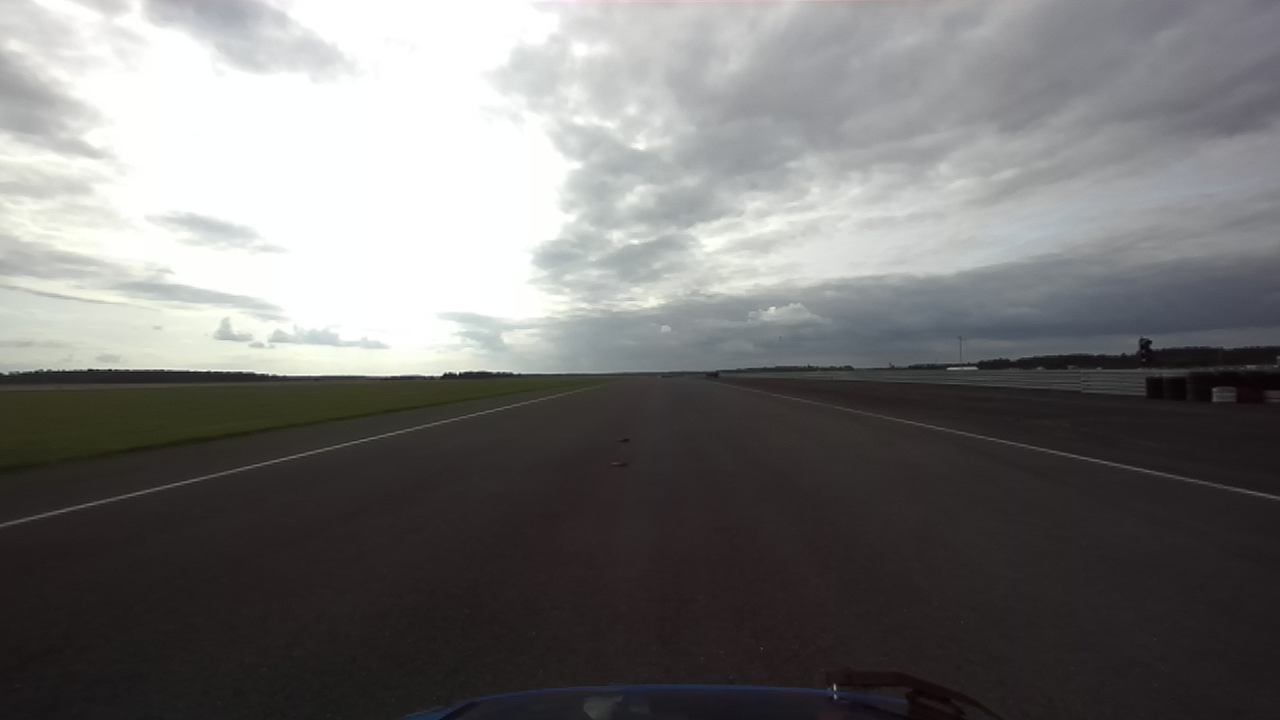
#> input picture calibration_setup/left_20250611_162917.png, 1280 x 720 px, found by its file name
$ python path_calibration.py
#> lines starting #> are read from the running program, lines starting #| are printed output that depends on the picture
import cv2
import matplotlib.pyplot as plt
import numpy as np


def eye_bird_view(img, mtx, dist, src, d):
    ysize = img.shape[0]
    xsize = img.shape[1]

    undist = undistort(img, mtx, dist)

    dst = np.float32([
        (xsize - d, 0),
        (d, 0),
        (d, ysize),
        (xsize - d, ysize)
    ])

    warped, M, invM = warp_image(undist, (xsize, ysize), src, dst)
    return warped


def load_camera_calib1(sim=False):
    print(f'SIMULATION FLAG IS {sim}')
    if not sim:
     # ――― ZED 2i  (LEFT_CAM_HD) ―――
        # [LEFT_CAM_HD]
        fx = 532.655
        fy = 532.595
        cx = 621.155
        cy = 349.6815
        k1 = -0.0435025
        k2 = 0.0158395
        p1 = 0.0012899
        p2 = -0.00129192
        k3 = -0.00655099
        mtx = [[fx,     0, cx],
               [0,      fy,  cy],
               [0,          0,      1]]
        # k1, k2, p1, p2, k3
        dist = [k1,
                k2,
                p1,
                p2,
                k3]
    else:
        # for the simulation
        mtx = [[1395.35, 0, 640],
               [0, 1395.35, 360],
               [0, 0, 1]]
        dist = [0, 0, 0, 0, 0]
    return np.array(mtx), np.array(dist)


def load_camera_calib(sim=False):
    if not sim:                                    # Intel RealSense D435i
        mtx = [[914.0581, 0.0, 647.0607],
               [0.0,      912.9447, 364.1458],
               [0.0,      0.0,      1.0]]
        dist = [0, 0, 0, 0, 0]
    else:                                          # Gazebo / CARLA sim
        mtx = [[1395.35, 0, 640],
               [0, 1395.35, 360],
               [0, 0, 1]]
        dist = [0, 0, 0, 0, 0]
    return np.array(mtx, dtype=np.float32), np.array(dist, dtype=np.float32)


def undistort(img, mtx, dist):
    '''
    Undistorts an image
    :param img (ndarray): Image, represented an a numpy array
    :param mtx: Camera calibration matrix
    :param dist: Distortion coeff's
    :return : Undistorted image
    '''

    undistort = cv2.undistort(img, mtx, dist, None, mtx)
    return undistort


def warp_image(img, warp_shape, src, dst):
    '''
    Performs perspective transformation (PT)
    :param img (ndarray): Image
    :param warp_shape: Shape of the warped image
    :param src (ndarray): Source points
    :param dst (ndarray): Destination points
    :return : Tuple (Transformed image, PT matrix, PT inverse matrix)
    '''

    # Get the perspective transformation matrix and its inverse
    M = cv2.getPerspectiveTransform(src, dst)
    invM = cv2.getPerspectiveTransform(dst, src)

    # Warp the image
    warped = cv2.warpPerspective(img, M, warp_shape, flags=cv2.INTER_LINEAR)
    return warped, M, invM


src = np.float32([                   # Simulation (1280, 720)
    (700.0, 395.0),
    (605.0, 395.0),
    (50.0, 675.0),
    (1230.0, 675.0)
])

img = cv2.cvtColor(cv2.imread(
    '/home/bylogix/AD-SEM/calibration_setup/left_20250611_162917.png'), cv2.COLOR_BGR2RGB)
img = cv2.resize(img, (1280, 720))

ysize = img.shape[0]
#> ysize = 720
xsize = img.shape[1]
#> xsize = 1280
print(ysize, xsize)
#| 720 1280

cv2.polylines(img, [np.int32(src)], True, (255, 255, 255), 3)
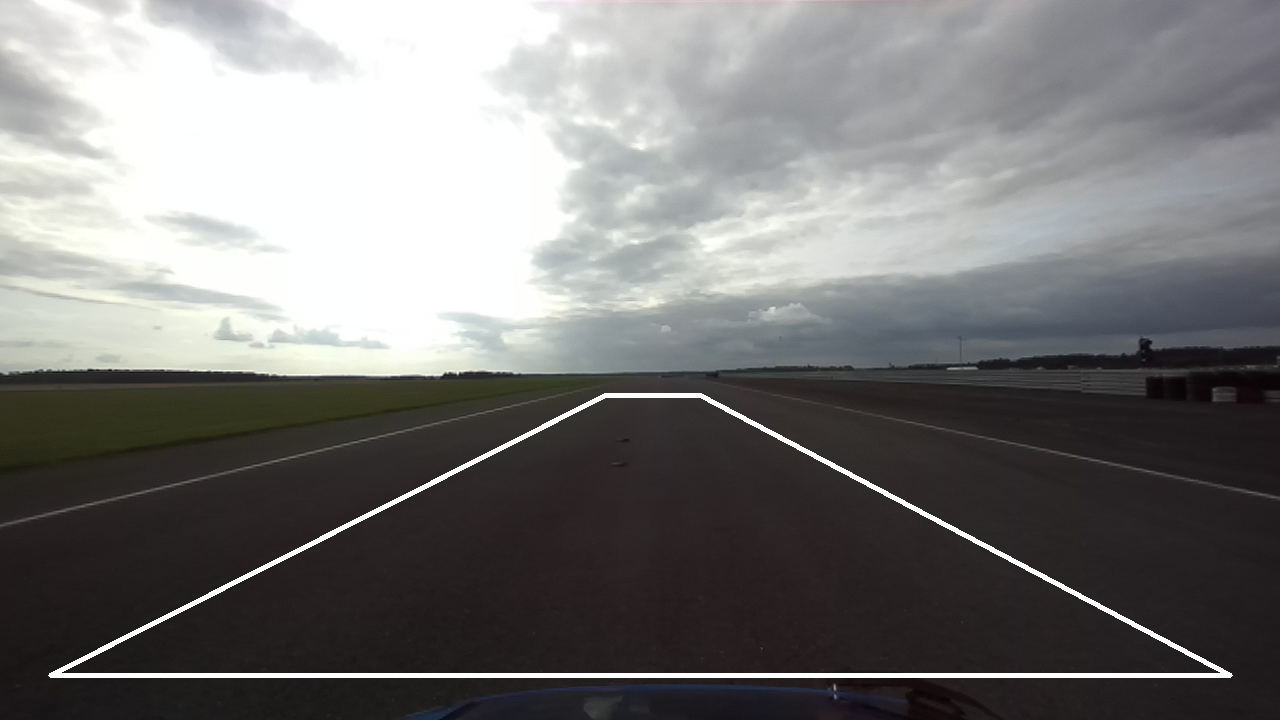
#> img: shape (720, 1280, 3); mean R, G, B 120.7, 119.8, 119.2

cv2.imshow("Original Image", cv2.cvtColor(img, cv2.COLOR_RGB2BGR))
cv2.waitKey(0)


mtx, dist = load_camera_calib()
mtx1, dist1 = load_camera_calib1()

d = 450

warped = eye_bird_view(img, mtx, dist, src, d=d)
#> in warp_image, `warped = cv2.warpPerspective(img, M, warp_shape, flags=cv2.INTER_LINEAR)`:
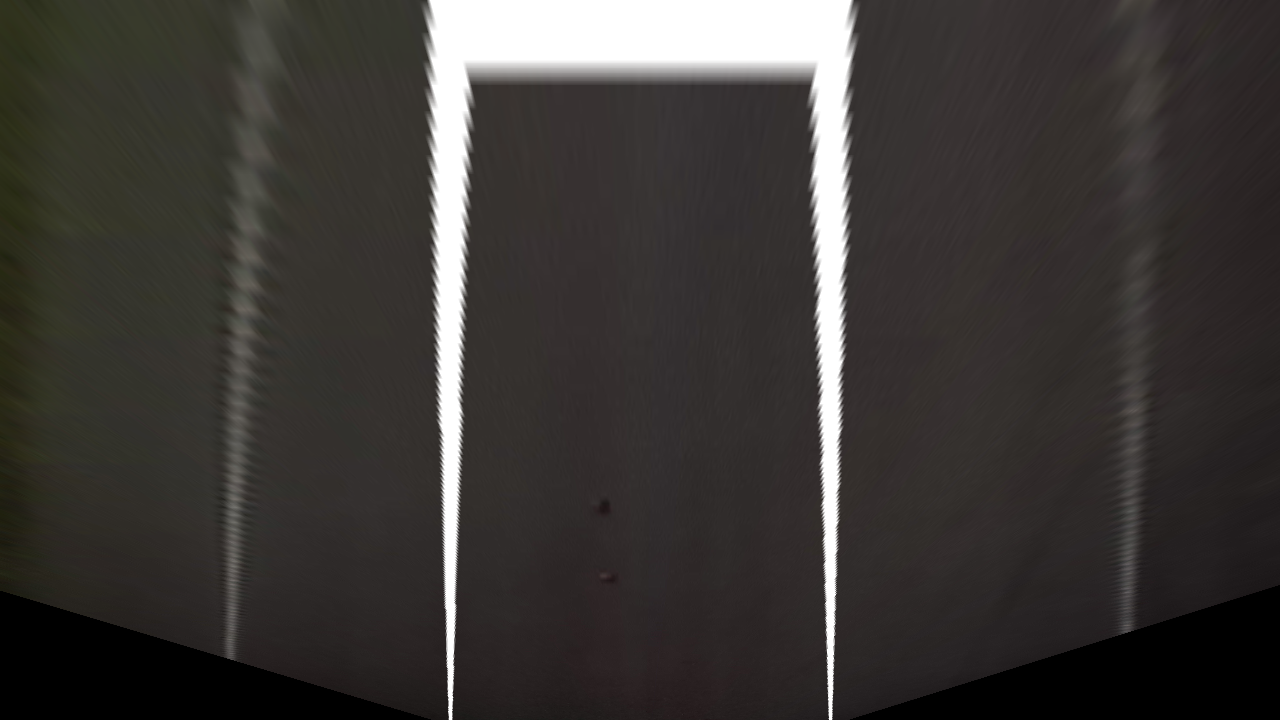
#> warped: shape (720, 1280, 3); mean R, G, B 60.2, 56.8, 54.3
#> in eye_bird_view, `warped, M, invM = warp_image(undist, (xsize, ysize), src, dst)`: M = [[-0.265, -1.74, 817.4], [-5.55e-16, -2.11, 834.9], [-1.49e-18, -0.0027, 1]]; invM = [[0.25, -0.835, 492.5], [-1.3e-16, -0.473, 395], [-3.3e-19, -0.00128, 1]]
warped1 = eye_bird_view(img, mtx1, dist1, src, d=d)
#> in undistort (call 2), `undistort = cv2.undistort(img, mtx, dist, None, mtx)`:
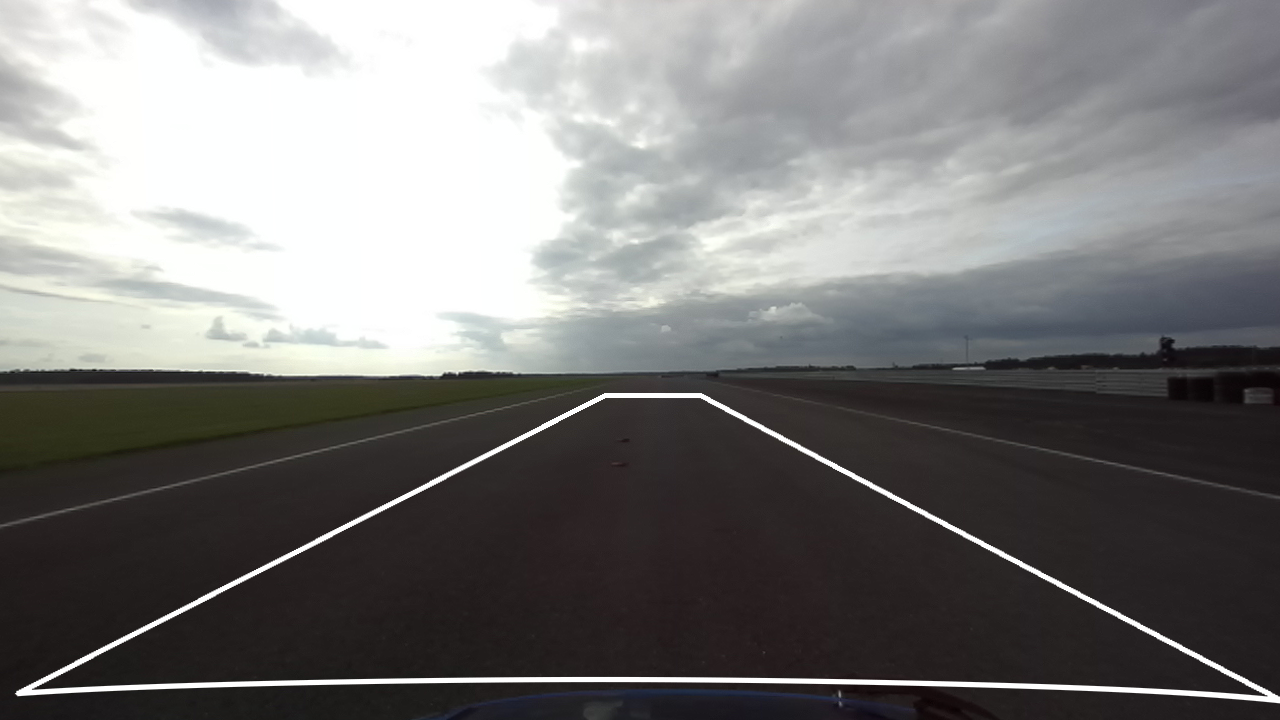
#> undistort: shape (720, 1280, 3); mean R, G, B 122, 121.2, 120.5

dst = np.float32([
    (xsize - d, 0),
    (d, 0),
    (d, ysize),
    (xsize - d, ysize)
])

# cv2.polylines(warped, [np.int32(dst)], True, (255, 0, 0), 3)
# cv2.imshow("Warped Realsense Image", cv2.cvtColor(warped, cv2.COLOR_RGB2BGR))
cv2.polylines(warped1, [np.int32(dst)], True, (255, 0, 0), 3)
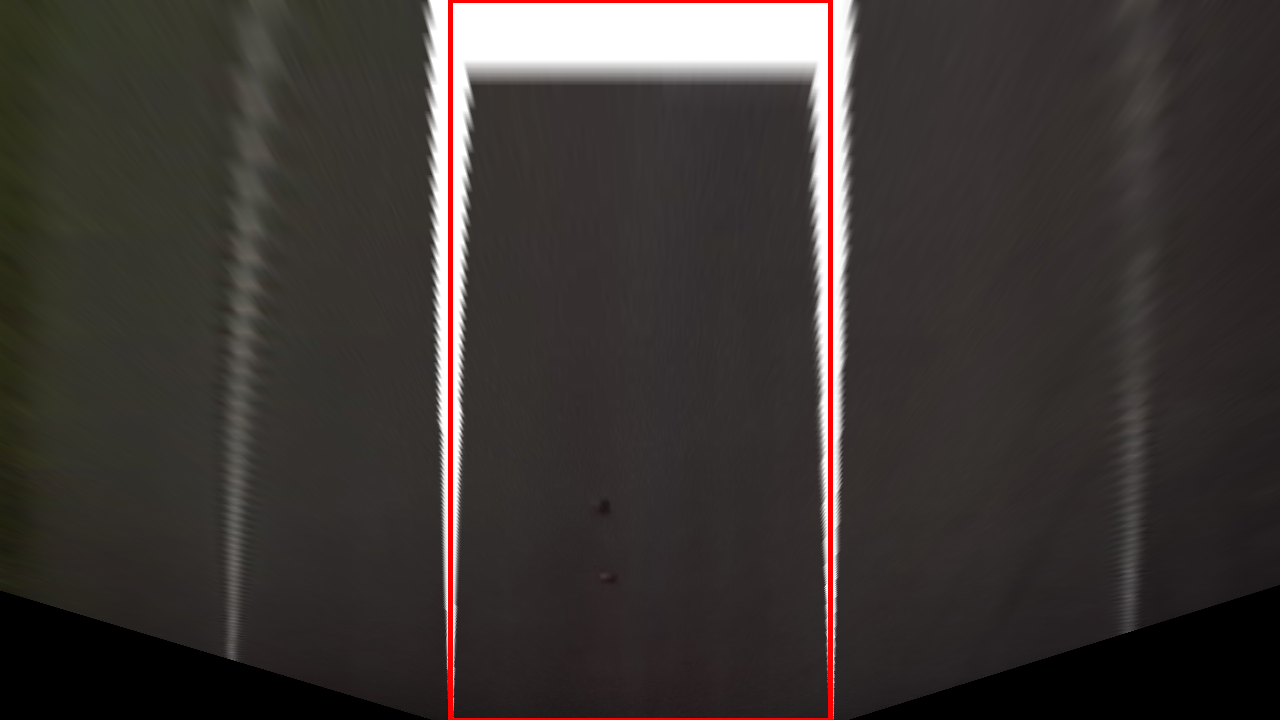
#> warped1: shape (720, 1280, 3); mean R, G, B 60.5, 54.7, 52.1
plt.imshow(warped1)
plt.title("Warped ZED 2i Image")
plt.show()


cv2.waitKey(0)
cv2.destroyAllWindows()

$ run again, with calibration_setup/left_20250510_160320.png copied over calibration_setup/left_20250611_162917.png
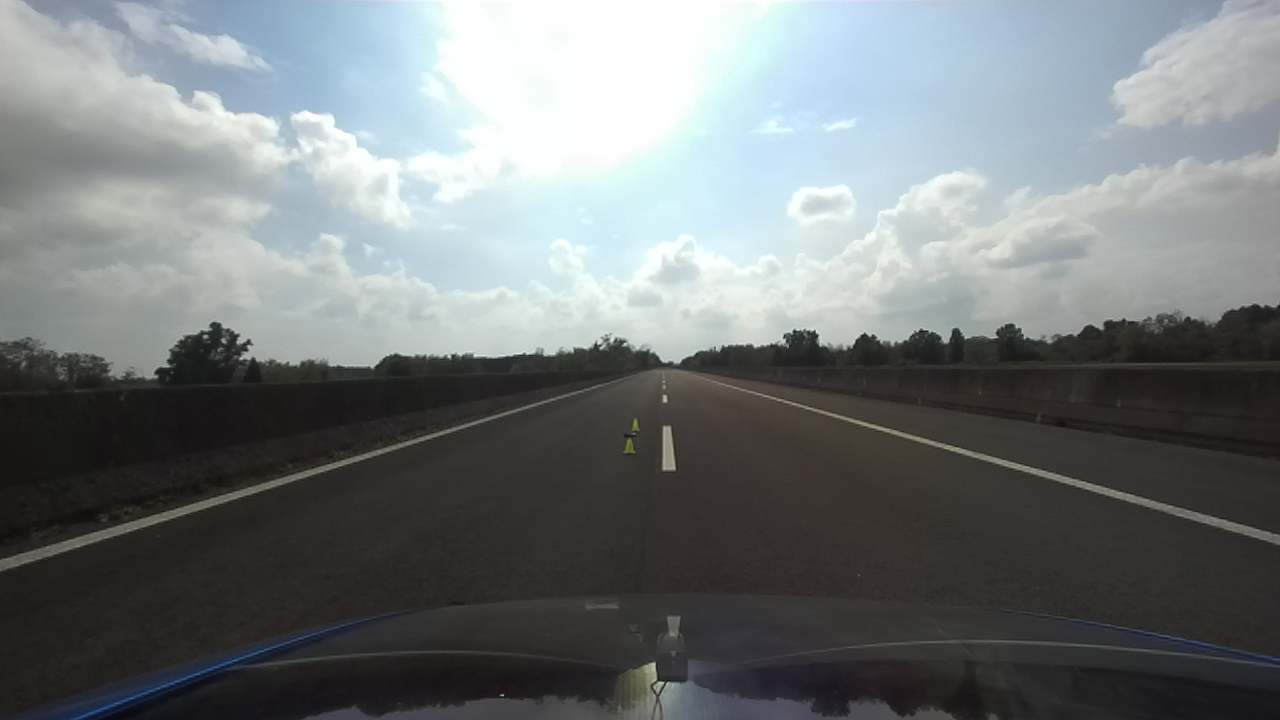
#> input picture calibration_setup/left_20250510_160320.png, 1280 x 720 px, found by its file name
#| 720 1280
#> in warp_image, `warped = cv2.warpPerspective(img, M, warp_shape, flags=cv2.INTER_LINEAR)`:
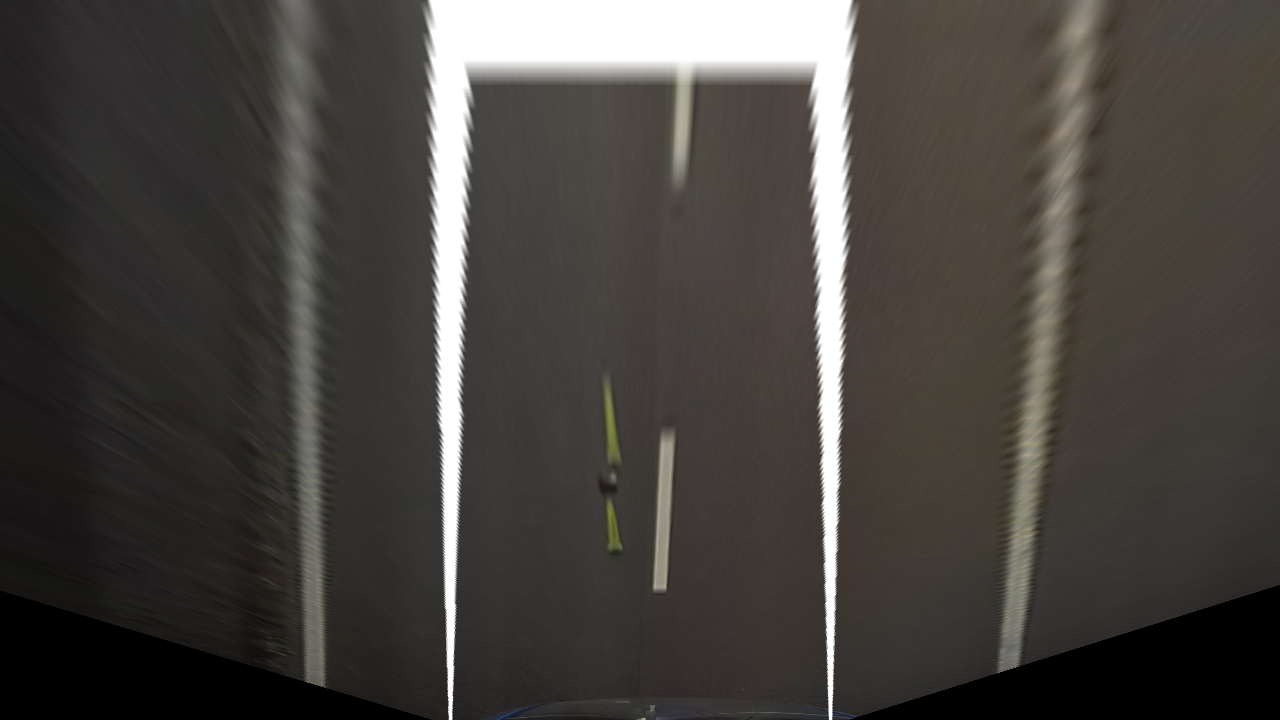
#> warped: shape (720, 1280, 3); mean R, G, B 70.3, 67, 63.2
#> in eye_bird_view, `warped, M, invM = warp_image(undist, (xsize, ysize), src, dst)`: M = [[-0.265, -1.74, 817.4], [-5.55e-16, -2.11, 834.9], [-1.49e-18, -0.0027, 1]]; invM = [[0.25, -0.835, 492.5], [-1.3e-16, -0.473, 395], [-3.3e-19, -0.00128, 1]]
#> `cv2.polylines(warped1, [np.int32(dst)], True, (255, 0, 0), 3)`:
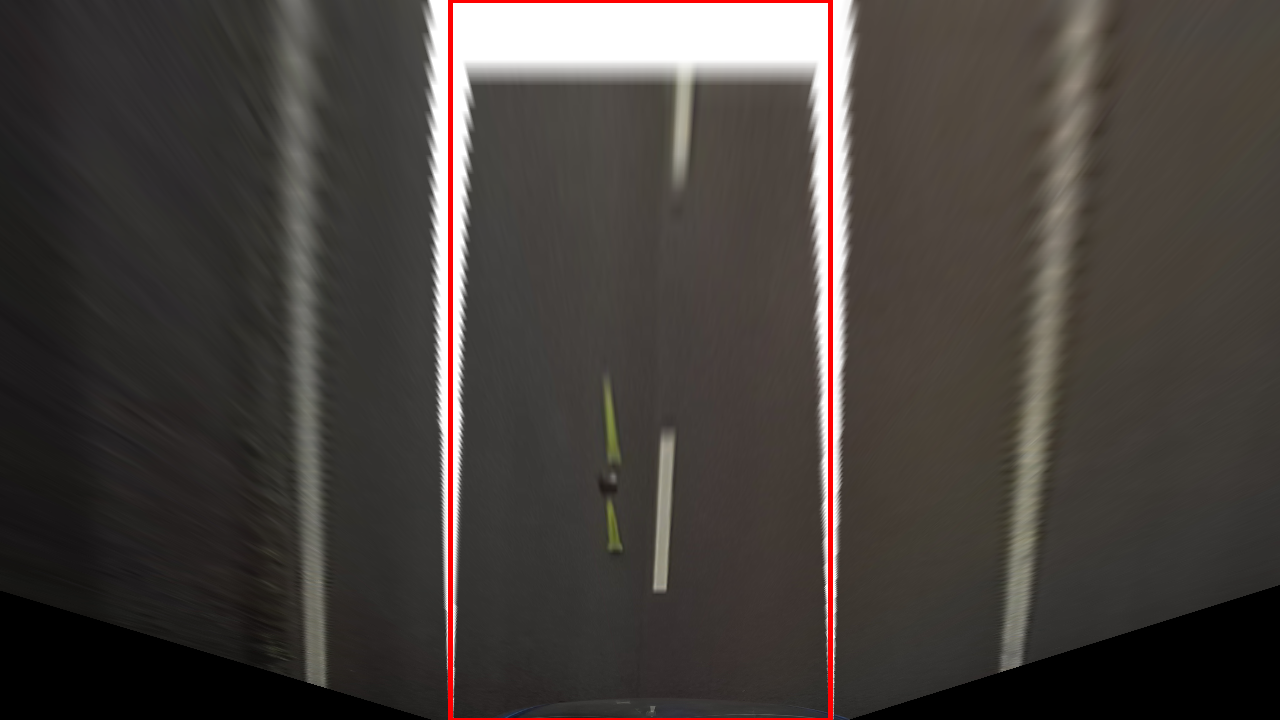
#> warped1: shape (720, 1280, 3); mean R, G, B 70.7, 64.8, 61
